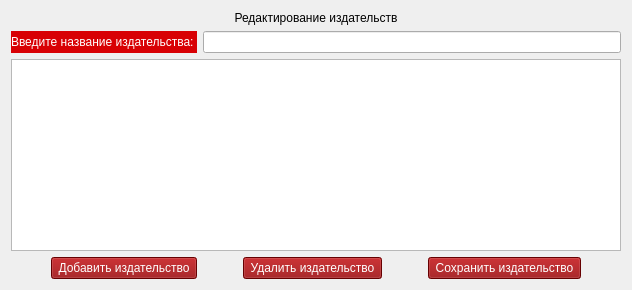
        <widget class="QWidget" name="page_3">
         <layout class="QVBoxLayout" name="verticalLayout_19">
          <item>
           <layout class="QVBoxLayout" name="verticalLayout_18">
            <item>
             <widget class="QLabel" name="label_27">
              <property name="styleSheet">
               <string notr="true">font: 11pt &quot;Comic Sans MS&quot;;</string>
              </property>
              <property name="text">
               <string>Редактирование издательств</string>
              </property>
              <property name="alignment">
               <set>Qt::AlignCenter</set>
              </property>
             </widget>
            </item>
           </layout>
          </item>
          <item>
           <layout class="QHBoxLayout" name="horizontalLayout_26">
            <item>
             <widget class="QLabel" name="label_28">
              <property name="styleSheet">
               <string notr="true">background-color: rgb(216, 0, 4);
color: rgb(255, 255, 255);
font: 9pt &quot;Comic Sans MS&quot;;</string>
              </property>
              <property name="text">
               <string>Введите название издательства: </string>
              </property>
             </widget>
            </item>
            <item>
             <widget class="QLineEdit" name="edit_ph"/>
            </item>
           </layout>
          </item>
          <item>
           <widget class="QTableWidget" name="table_ph"/>
          </item>
          <item>
           <layout class="QHBoxLayout" name="horizontalLayout_33">
            <item>
             <spacer name="horizontalSpacer_30">
              <property name="orientation">
               <enum>Qt::Horizontal</enum>
              </property>
              <property name="sizeHint" stdset="0">
               <size>
                <width>40</width>
                <height>20</height>
               </size>
              </property>
             </spacer>
            </item>
            <item>
             <widget class="QPushButton" name="btn_new_ph">
              <property name="styleSheet">
               <string notr="true">background-color: rgb(143, 0, 2);
font: 9pt &quot;Comic Sans MS&quot;;
color: rgb(255, 255, 255);</string>
              </property>
              <property name="text">
               <string> Добавить издательство </string>
              </property>
             </widget>
            </item>
            <item>
             <spacer name="horizontalSpacer_29">
              <property name="orientation">
               <enum>Qt::Horizontal</enum>
              </property>
              <property name="sizeHint" stdset="0">
               <size>
                <width>40</width>
                <height>20</height>
               </size>
              </property>
             </spacer>
            </item>
            <item>
             <widget class="QPushButton" name="btn_delete_ph">
              <property name="styleSheet">
               <string notr="true">background-color: rgb(143, 0, 2);
font: 9pt &quot;Comic Sans MS&quot;;
color: rgb(255, 255, 255);</string>
              </property>
              <property name="text">
               <string> Удалить издательство </string>
              </property>
             </widget>
            </item>
            <item>
             <spacer name="horizontalSpacer_28">
              <property name="orientation">
               <enum>Qt::Horizontal</enum>
              </property>
              <property name="sizeHint" stdset="0">
               <size>
                <width>40</width>
                <height>20</height>
               </size>
              </property>
             </spacer>
            </item>
            <item>
             <widget class="QPushButton" name="btn_save_ph">
              <property name="styleSheet">
               <string notr="true">background-color: rgb(143, 0, 2);
font: 9pt &quot;Comic Sans MS&quot;;
color: rgb(255, 255, 255);</string>
              </property>
              <property name="text">
               <string> Сохранить издательство </string>
              </property>
             </widget>
            </item>
            <item>
             <spacer name="horizontalSpacer_27">
              <property name="orientation">
               <enum>Qt::Horizontal</enum>
              </property>
              <property name="sizeHint" stdset="0">
               <size>
                <width>40</width>
                <height>20</height>
               </size>
              </property>
             </spacer>
            </item>
           </layout>
          </item>
         </layout>
        </widget>
